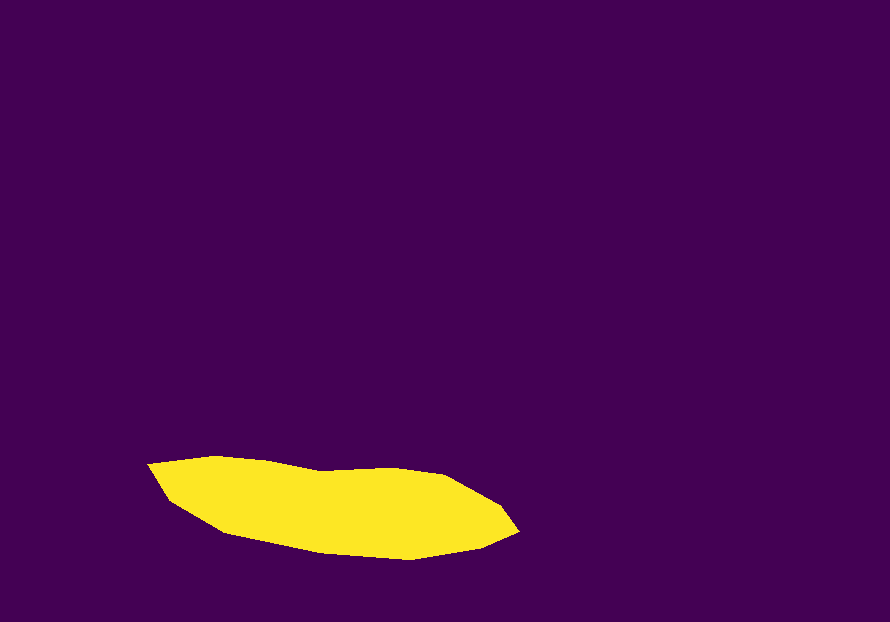
#> input picture sub-task/nt-1.png, 890 x 622 px
$ jupyter execute --allow-errors meansurements.ipynb   (shell and % lines are left out)
#> lines starting #> are read from the running program, lines starting #| are printed output that depends on the picture; after the words box and inside, x2 and y2 are one past the last pixel; in counts of white or black regions, pixels touching at a corner belong together
[cell 1]
import cv2
import numpy as np
import matplotlib.pyplot as plt

[cell 2]
# img = cv2.imread('nt-1.png', cv2.IMREAD_UNCHANGED)
img = cv2.imread('nt-1.png')
#> img is the input picture: shape (622, 890, 3); mean B, G, R 81.8, 11.7, 76.6
plt.imshow(img)

[cell 3]
#convert img to grey
img_grey = cv2.cvtColor(img, cv2.COLOR_BGR2GRAY)
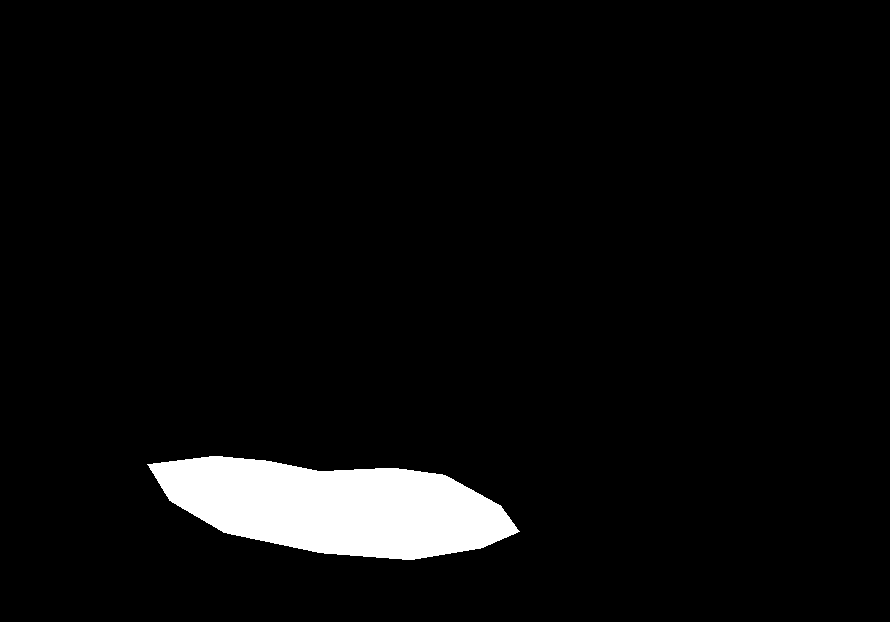
#> img_grey: shape (622, 890); values 30 (black) and 215 (white), 4.7% white; 1 white region, box (x1, y1, x2, y2) and area: (147, 456, 520, 560) 25806
plt.imshow(img_grey)

[cell 4]
# set a thresh
thresh = 100
#get threshold image
ret,thresh_img = cv2.threshold(img_grey, thresh, 255, cv2.THRESH_BINARY)
#> thresh_img: shape (622, 890); 4.7% white; 1 white region
#> ret = 100
plt.imshow(img_grey)

[cell 5]
#find contours
contours, hierarchy = cv2.findContours(thresh_img, cv2.RETR_TREE, cv2.CHAIN_APPROX_SIMPLE)
#> contours = 1 contour; box (x1, y1, x2, y2) and area: (147, 456, 520, 560) 25422

[cell 6]
#create an empty image for contours
img_contours = np.zeros(img.shape, np.uint8)
# draw the contours on the empty image
cv2.drawContours(img_contours, contours, -1, (0,255,0), 3)
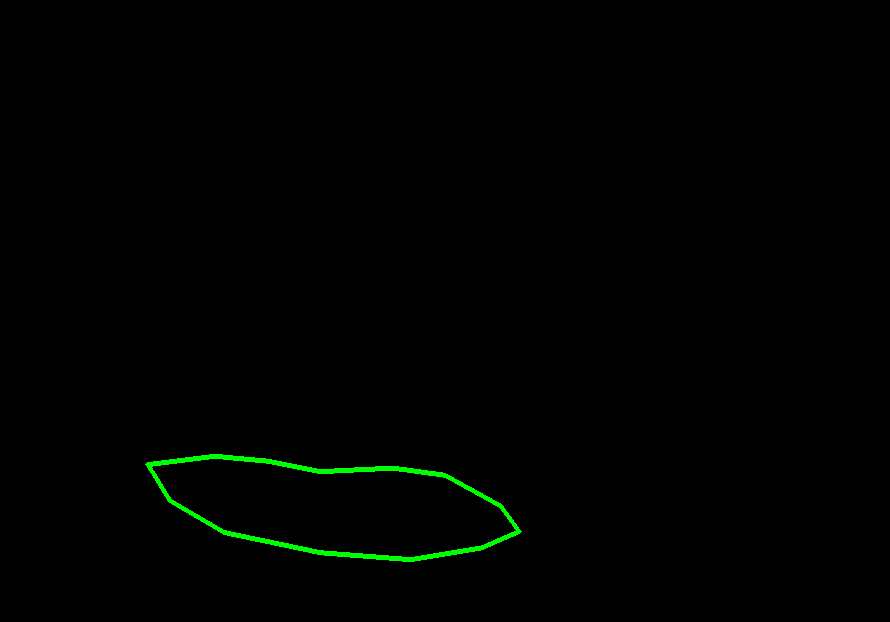
#> img_contours: shape (622, 890, 3); mean of channels 0, 1, 2 0, 1.8, 0; drawn as B, G, R

out = np.zeros_like(img)
out[img_contours == 255] = img[img_contours == 255]

[cell 7]
# Now crop
a = np.where(img_contours == 255)

#> (a cell that did not finish here is left out)

[cell 9]
print(a)
#> (printed output is left out)
